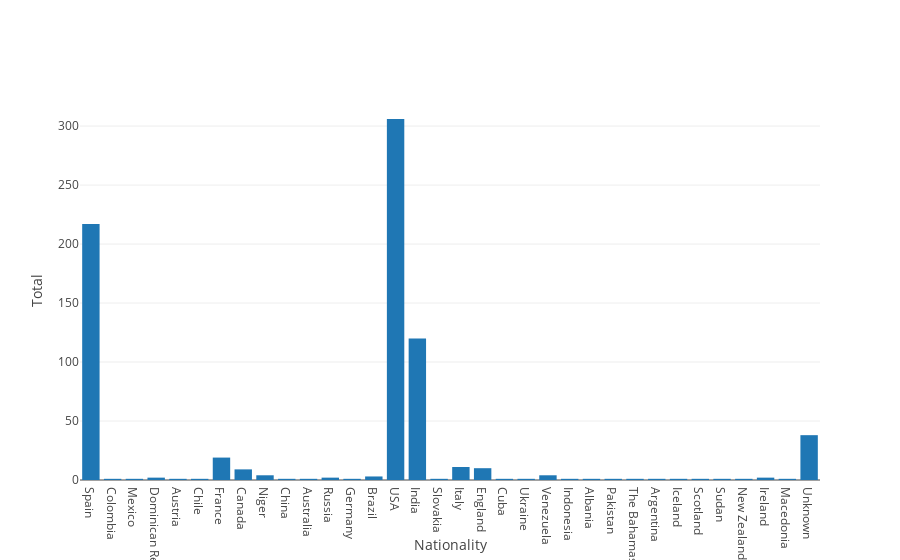

Here is the notebook cell this chart was saved with:
### Code cell
data_complete_nationality = data_complete_en.copy(deep=True)

data_complete_nationality[['Nationality']] = data_complete_nationality[[
    'Nationality']].fillna(value=33)

data_complete_nationality[['Nationality']] = pd.to_numeric(
    data_complete_nationality['Nationality'], downcast='signed', errors='coerce')

# display(data_complete_nationality['Nationality'].describe())
# display(data_complete_nationality['Nationality'].value_counts().sort_index())


labels_nationality = ['Spain', 'Colombia', 'Mexico', 'Dominican Rep.', 'Austria',
                      'Chile', 'France', 'Canada', 'Niger', 'China',
                      'Australia', 'Russia', 'Germany', 'Brazil', 'USA',
                      'India', 'Slovakia', 'Italy', 'England', 'Cuba', 'Ukraine',
                       'Venezuela', 'Indonesia', 'Albania',
                      'Pakistan', 'The Bahamas', 'Argentina', 
                      'Iceland', 'Scotland', 'Sudan', 'New Zealand', 'Ireland',
                      'Macedonia', 'Unknown']
tickvals_nationality = ['0', '1', '2', '3', '4', '5', '6', '7', '8', '9', '10', '11',
                        '12', '13', '14', '15', '16', '17', '18', '19', '20', '21',
                        '22', '23', '24', '25', '26', '27', '28', '29', '30', '31',
                        '32','33']

data7 = [go.Bar(x=sorted(data_complete_nationality['Nationality'].unique()),
                y=data_complete_nationality['Nationality'].value_counts().sort_index(),
                name='Nationality')]
layout7 = go.Layout(
    xaxis=go.layout.XAxis(
        ticktext=labels_nationality,
        tickvals=tickvals_nationality,
        title='Nationality'
    ),
    yaxis=go.layout.YAxis(
        title="Total"),
    bargap=0.2,
)
fig7 = go.Figure(data=data7, layout=layout7)
iplot(fig7)
plt.show()

### Figure 1 — Plotly figure (JSON) as saved in the notebook; plotly's stock layout.template omitted (floating-point values rounded to 4 significant figures)
{"data": [{"name": "Nationality", "type": "bar", "uid": "40f5a236-36ff-444a-97c3-51c08b874c5f", "x": [0, 1, 2, 3, 4, 5, 6, 7, 8, 9, 10, 11, 12, 13, 14, 15, 16, 17, 18, 19, 20, 21, 22, 23, 24, 25, 26, 27, 28, 29, 30, 31, 32, 33], "y": [217, 1, 1, 2, 1, 1, 19, 9, 4, 1, 1, 2, 1, 3, 306, 120, 1, 11, 10, 1, 1, 4, 1, 1, 1, 1, 1, 1, 1, 1, 1, 2, 1, 38]}], "layout": {"bargap": 0.2, "xaxis": {"ticktext": ["Spain", "Colombia", "Mexico", "Dominican Rep.", "Austria", "Chile", "France", "Canada", "Niger", "China", "Australia", "Russia", "Germany", "Brazil", "USA", "India", "Slovakia", "Italy", "England", "Cuba", "Ukraine", "Venezuela", "Indonesia", "Albania", "Pakistan", "The Bahamas", "Argentina", "Iceland", "Scotland", "Sudan", "New Zealand", "Ireland", "Macedonia", "Unknown"], "tickvals": ["0", "1", "2", "3", "4", "5", "6", "7", "8", "9", "10", "11", "12", "13", "14", "15", "16", "17", "18", "19", "20", "21", "22", "23", "24", "25", "26", "27", "28", "29", "30", "31", "32", "33"], "title": {"text": "Nationality"}}, "yaxis": {"title": {"text": "Total"}}}}
